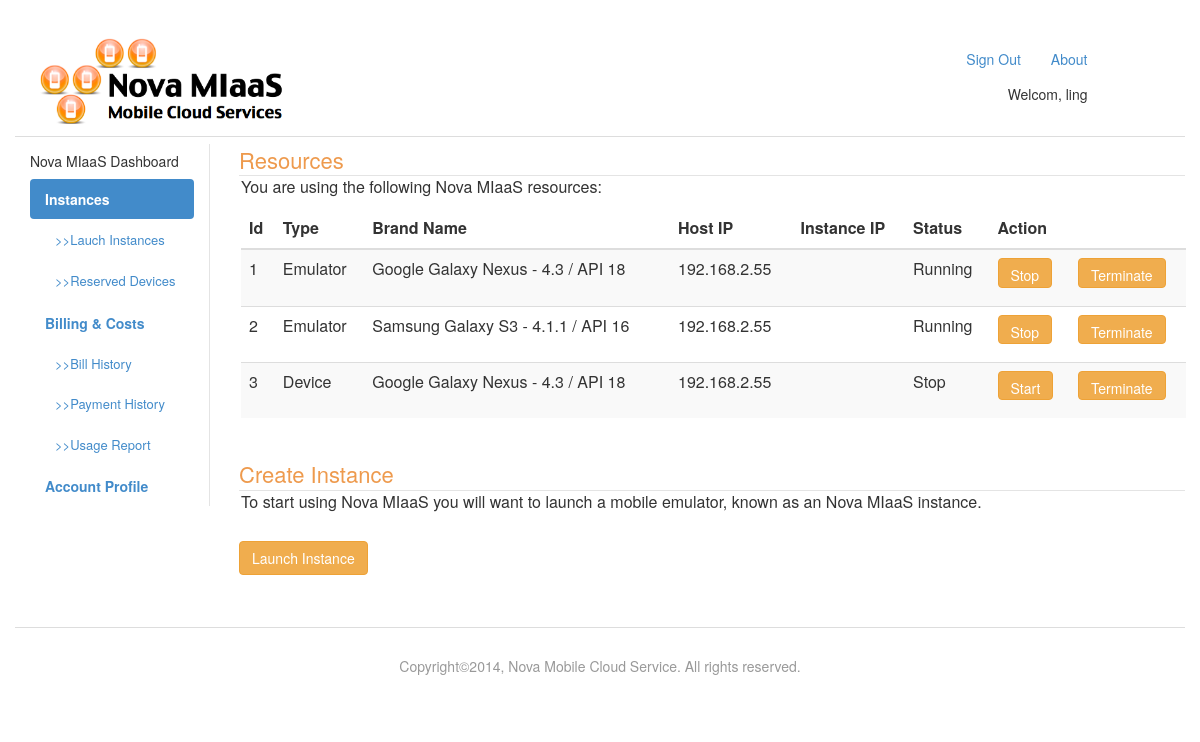
Screenshot of /user_dashboard.php (signed in) with the database file from the repository.
### tables this page shows
CREATE TABLE mobiles ( 
id int NOT NULL AUTO_INCREMENT,
emulator_flag bit default 0,   
brand varchar(100) NOT NULL,  
api varchar(100) NOT NULL,  
name varchar(100) NOT NULL,  
status int default 0,  
ip varchar(100) default NULL,  
host_id int NOT NULL,
FOREIGN KEY (host_id) REFERENCES hosts(id)
ON DELETE CASCADE ON UPDATE CASCADE,
PRIMARY KEY (id)
);

CREATE TABLE hosts ( 
id int NOT NULL AUTO_INCREMENT,
host_ip varchar(100) default NULL,  
status bit default 0,   
used_device_no int default 0,
used_emulator_no int default 0,
PRIMARY KEY (id)
);

### includes/functions.php (called while the page is built, shortened)
<?php
	class ResourceAllocation{
		public static function found_usedMobilesId_by_userId($user_id){
			global $connection;
			$query  = "SELECT DISTINCT mobile_id ";
			$query .= "FROM user_mobile ";
			$query .= "WHERE user_id = '{$user_id}'; ";
			$result_set = mysqli_query($connection, $query);
			return $result_set;
		}
		public static function found_all_usedMobiles_by_userId($user_id){
			global $connection;
			$result = ResourceAllocation::found_usedMobilesId_by_userId($user_id);
			$i=1;
			$result_array =array();
			while ($row = mysqli_fetch_assoc($result)) {
				$mobileId=$row["mobile_id"];
				$query  = "SELECT emulator_flag, brand, api, host_ip,ip, mobiles.status ";
				$query .= "FROM mobiles, hosts ";
				$query .= "WHERE mobiles.id = '{$mobileId}' ";
				$query .= "AND host_id = hosts.id ";
				$query .= "AND mobiles.status != 0 ";
				$query .= "ORDER BY emulator_flag ; ";
				$result_set = mysqli_query($connection, $query);
				$mobiles_row = mysqli_fetch_array($result_set);
					$list =array();
					$list[0] = $i;
					if($mobiles_row["emulator_flag"]){
						$list[1]= "Device ";
					} else{
						$list[1]= "Emulator";
					}
					$list[2] = $mobiles_row["brand"];
					$list[3] = $mobiles_row["api"];
					$list[4] = $mobiles_row["host_ip"];
					$list[5] = $mobiles_row["ip"];
					if($mobiles_row["status"]==1){
						$list[6] ="Running " ;
						$list[7] ="Stop" ;
						$list[8] ="Terminate" ;
					} else if($mobiles_row["status"]==2){
						$list[6] ="Stop ";
						$list[7] ="Start" ;
						$list[8] ="Terminate" ;
					}
					$list[9] =$mobileId;
					$i++;
			        $result_array[] = $list;
		    }
		    	return $result_array;
		}
	}
?>

### public/user_dashboard.php (the view, shortened to what this page needs)
<?php
	$instance_list = ResourceAllocation::found_all_usedMobiles_by_userId($_SESSION["user_id"]);
?>
<?php include("../includes/layouts/header.php"); ?>
			<?php include("aside_topright.php"); ?>
			<div class="row">
				<?php include("aside_bar.php"); ?>
	         	<article class="col-lg-10">
	         		<div class="row" style="border-bottom: 1px solid #E4E4E4; margin-left:1em;">
	         			<h2orange>Resources</h2orange>
	         		</div>
	         		<p style="font-size:16px; margin-left:1em;"> You are using the following Nova MIaaS resources: </p>
	         		<table class="table table-striped" style="margin-left:1em;">
			                <thead>
			                  <tr>
			                    <th>Id</th>
			                    <th>Type</th>
			                    <th>Brand Name</th>
			                    <th>Host IP</th>
			                    <th>Instance IP</th>
			                    <th>Status</th>
			                    <th>Action</th>
			                    <th></th>
			                  </tr>
			                </thead>
			            <?php if(isset($instance_list)){ ?>
			                <tbody>
							<?php
								$arrlength = count($instance_list);
								for ($i=0; $i < $arrlength; $i++) {
									if($instance_list[$i][7]=="Stop"){
										$href="user_stop_result.php";
									}
									else if($instance_list[$i][7]=="Start"){
										$href="user_start_result.php";
									}
									$href .= "?id=";
									$href .= urlencode($instance_list[$i][9]);
									$href_ter  ="user_terminate_result.php?id=";
									$href_ter .=urlencode($instance_list[$i][9]);
							?>
							<tr>
							<td><?php echo $instance_list[$i][0]; ?></td>
							<td><?php echo $instance_list[$i][1]; ?></td>
							<td><?php echo $instance_list[$i][2];
									  echo " / ";
									  echo $instance_list[$i][3]; ?></td>
							<td><?php echo $instance_list[$i][4]; ?></td>
							<td><?php echo $instance_list[$i][5]; ?></td>
							<td><?php echo $instance_list[$i][6]; ?></td>
							<td><p ><a style="height: 4ex;"
								href= <?php echo $href;?>  id="loading" class="btn btn-warning">
								<?php echo $instance_list[$i][7]; ?></a></p> </td>
							<td><p ><a style="height: 4ex;"
								href=<?php echo $href_ter;?>
								 class="btn btn-warning" onclick="return confirm('Are you sure?');">
									<?php echo $instance_list[$i][8]; ?></a></p> </td>
							</tr>
							<?php
								}
							?>
			                </tbody>
			            <?php }?>
	              		</table>
					<div class="row" style="border-bottom: 1px solid #E4E4E4; margin-left:1em;">
						<br>
	         			<h2orange>Create Instance</h2orange>
	         		</div>
	         		<p style="font-size:16px; margin-left:1em;"> To start using Nova MIaaS you will want to launch a mobile emulator, known as an Nova MIaaS instance. </p>
	         		<p style="margin-left:1em;margin-top:2em"><a href="user_request.php" class="btn btn-warning">Launch Instance</a></p>
	         	</article>
	    	</div>
<?php include("../includes/layouts/footer.php"); ?>

### public/stylesheets/css/custom.css (style rules this page uses)
body { padding-top: 20px; }
h2orange { font-size:22px; margin:.67em 0; color: #EE9A4D; }

### rows the page displays
mobiles: brand "Samsung Galaxy S3 - 4.1.1", api "API 16", host.host_ip "192.168.2.55"

### other values shown
$_SESSION["first_name"] "ling"
$instance_list[$i][0] "1"
$instance_list[$i][1] "Emulator"
$instance_list[$i][2] "Google Galaxy Nexus - 4.3"
$instance_list[$i][3] "API 18"
$instance_list[$i][4] "192.168.2.55"
$instance_list[$i][6] "Running"
$instance_list[$i][7] "Stop"
$instance_list[$i][8] "Terminate"
$instance_list[$i][0] "2"
$instance_list[$i][0] "3"
$instance_list[$i][1] "Device"
$instance_list[$i][6] "Stop"
$instance_list[$i][7] "Start"
